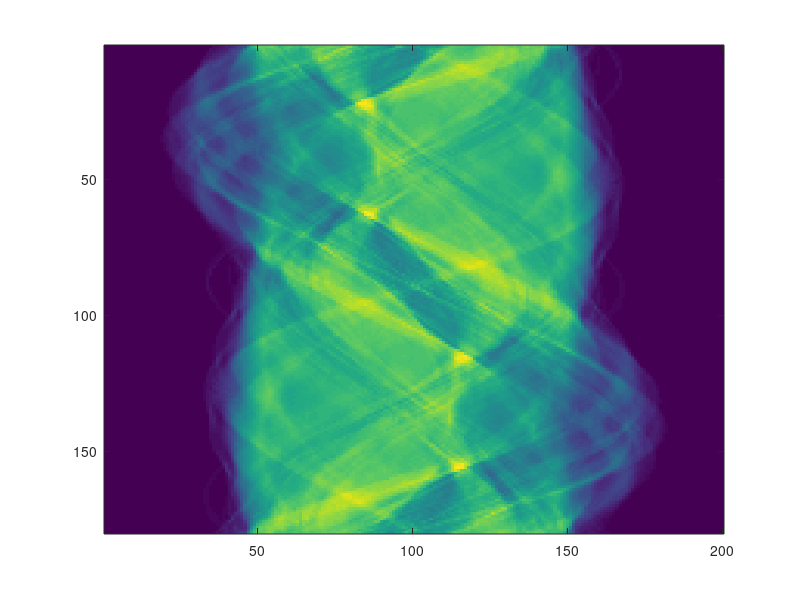

Recreate this plot in MATLAB. (Note: this script raises an error after producing the figure.)
%% Computed Tomography Reconstruction
% The Algebraic Reconstruction Technique (ART)

clc
clear
close all

%% Load Data

% import sinogram data not as image, but as .mat file(matrix)
sinogram_data_struct = load("sinograms/head_sinogram.mat");
sinogram = sinogram_data_struct.sino;

% Visulize CT Data
fig = figure('units','normalized','outerposition',[0 0 .3 .55]);
imagesc(sinogram)
colormap gray(256)
axis square
% grid on
set(gca,'xticklabel',[], 'yticklabel', [])
ax = gca;
file_name = "figures/sinogram.png";
exportgraphics(fig, file_name); % save figure
close(fig)

%% Full Reconstruction

% Initialize variables
% Extract number of views and dexels from the sinogram
[n_views, n_dexels] = size(sinogram);

% Generate angles for views
angles = linspace(0,360,n_views+1);
angles = angles(1:end-1);

% initialize empty images
image = zeros(200,200);
n_pixel = size(image,1);
old_image = image;

% set geometry parameters
FCD_mm = 400;
DCD_mm = 200;
detector_size_mm = 440;
image_size_mm = 200;
n_dexel=200;
dexel_size_mm = detector_size_mm / n_dexel;
pixel_size_mm = image_size_mm / n_pixel;

% Set number of iterations (best between 3-20)
n_iter = 20;

% Run the reconstruction loop
for i = 1:n_iter
    
    % Generate random permutation of the angle_vector
    random_angles = angles(randperm(length(angles)));
    
    % iterate over this random permutation vector.
    for view = 1:length(random_angles)
        
        % Display Current View under calculation
        fprintf("Iteration: %g\nView: %g\n", i, view);
    
        % Obtain current random angle
        random_angle_deg = random_angles(view);

        % Forward Projection: view_xy
        [s,h] = view_xy(old_image,FCD_mm,DCD_mm,random_angle_deg,n_dexel,dexel_size_mm,pixel_size_mm);
        
        % Find index of current view
        angle_index = find(angles == random_angle_deg);

        % Extract row m of sinogram data for current view
        m = sinogram(angle_index,:);

        % Define d as difference between s and m
        d = s - m;

        % Backprojection: image = image - backproject_view()
        correction_image = backproject_view_xy(image,FCD_mm,DCD_mm,random_angle_deg,n_dexel,dexel_size_mm,pixel_size_mm,d,h);
        image = image - correction_image;
        
        % Set current reconstruction as the old reconstruction
        old_image = image;

        % Visualize Current state of Reconstruction
        fig = figure('units','normalized','outerposition',[0 0 .3 .55]);
        imagesc(old_image)
        colormap gray(256)
        axis square
        % grid on
        set(gca,'xticklabel',[], 'yticklabel', [])
        ax = gca;
        txt = {"Iteration " + i,"View " + view};
        t = annotation('textbox', [0.17 0.13 0.17 0.1], 'String', txt);
        t.BackgroundColor = [0.8 0.8 0.8];
        file_name = "figures/reconstruction/iteration_" + i + "_view_" + view + ".png";
        exportgraphics(fig, file_name); % save figure
        close(fig)

        % Save correction image
        reconstruction = image;
        save('figures/reconstruction.mat','reconstruction')
    end 
end
